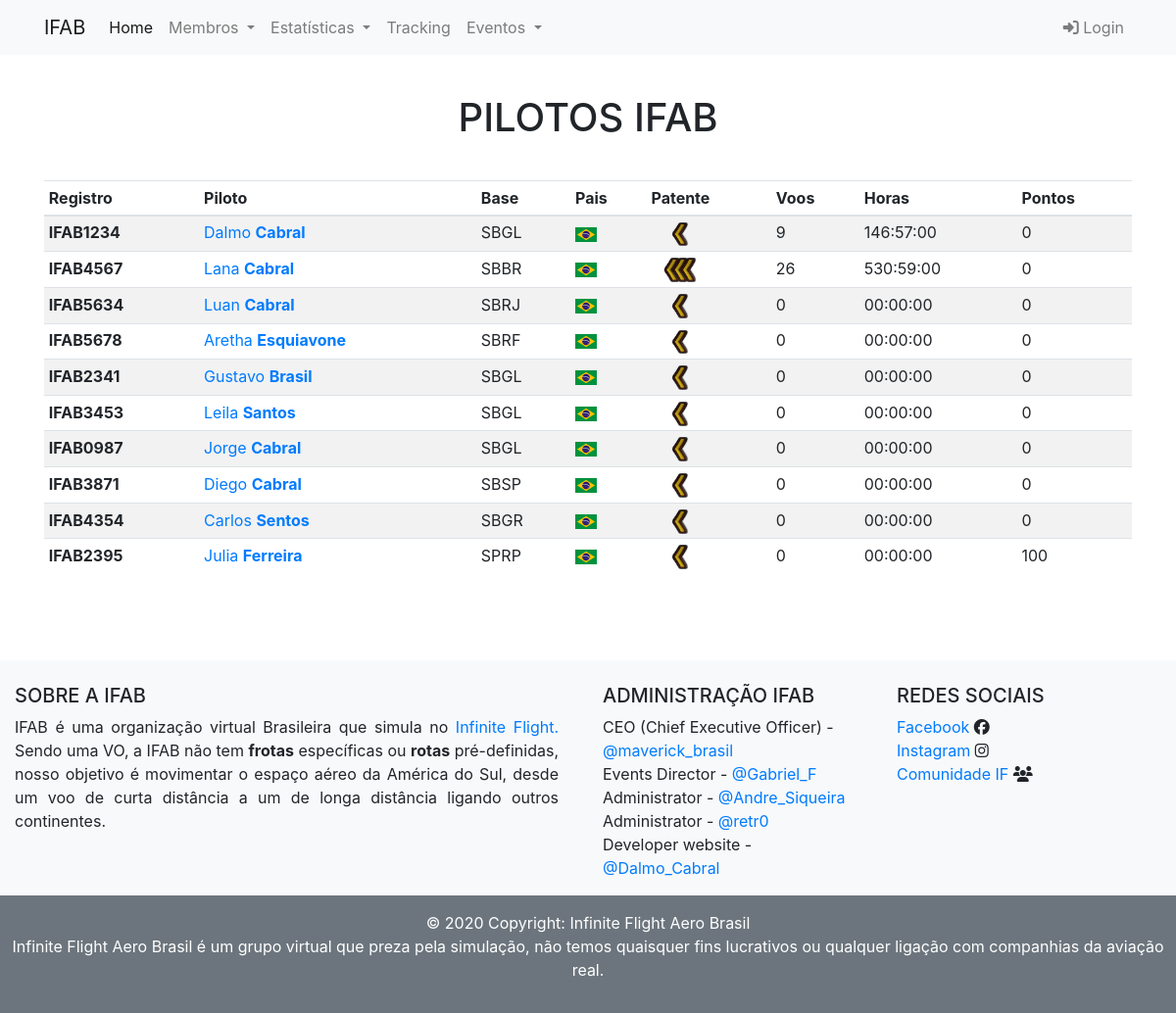
The app's page /pilotos with its own data.
### app/models.py (models this page shows, shortened)
class User(db.Model, UserMixin):
    __tablename__ = 'users'
    id = db.Column(db.Integer, primary_key=True)
    username = db.Column(db.String(80), nullable=False)
    sobrenome = db.Column(db.String(200))
    email = db.Column(db.String(120), unique=True, nullable=False, index=True)
    password = db.Column(db.String(120), nullable=False)
    gametag = db.Column(db.String(200))
    registro = db.Column(db.String(200))
    ifcomunity = db.Column(db.String(400))
    sobremim = db.Column(db.String(200))
    pais = db.Column(db.String(200))
    base = db.Column(db.String(200))
    idade = db.Column(db.String(200))
    grau = db.Column(db.String(200))
    logbook = db.relationship('Logbook', backref='user', lazy='dynamic')  #lazy='dynamic'
    data_create = db.Column(db.DateTime, default=datetime.utcnow)
    pontos = db.Column(db.Integer(), default=0)
    cont_tempo = db.Column(db.Float, default=0)
    cont_tempo_str = db.Column(db.String(20000), default='00:00:00')
    cont_voo = db.Column(db.Integer, default=0)

### app/routes.py (the view)
@app.route('/pilotos')
def pilotos():
    log = Logbook.query.all()
    user = User.query.all()
    return render_template('pilotos.html', users=user, log=log)

### app/routes.py (called while the page is built)
@app.before_request
def before_request():
    if current_user.is_authenticated:
        current_user.data_create = datetime.utcnow()
        db.session.commit()

### app/templates/pilotos.html (shortened to what this page needs)
{% extends 'base.html' %}
{% block content %}
<div class="container">
    <h1 class="text-center pilots"  style="margin-top: 40px;">PILOTOS IFAB</h1>
    <div class="table-responsive" style="margin-top: 40px;">
        <table class="table table-sm table-striped ">
            <thead>
                <tr>
                    <th>Registro</th>
                    <th>Piloto</th>
                    <th>Base</th>
                    <th>Pais</th>
                    <th>Patente</th>
                    <th>Voos</th>
                    <th>Horas</th>
                    <th>Pontos</th>
                </tr>
            </thead>
            <tbody>
            {% for users in users %}
                <tr>
                    <td><strong>IFAB{{users.registro}}</strong></td>
                    <td><a href="{{ url_for('unique', id=users.id) }}">{{ users.username }} <strong>{{users.sobrenome}}</strong></a></td>
                    <td>{{users.base}}</td>
                    {% if users.pais == 'Brasil' %}
                    <td><img src="../static/img/bandeiras/BR.png" alt=""></td>
                    {% elif users.pais == 'Inglaterra' %}
                    <td><img src="../static/img/bandeiras/GB.png" alt=""></td>
                    {% endif %}
                    <td>
                        {% if users.cont_tempo > 3000 %}
                        <img src="../static/img/patente/CMM.png" alt=""  width="60px">
                      {% elif users.cont_tempo > 2000 %}
                        <img src="../static/img/patente/CMD.png" alt="" width="60px">
                      {% elif users.cont_tempo > 1000 %}
                        <img src="../static/img/patente/POF2.png" alt="" width="60px">
                      {% elif users.cont_tempo > 500 %}
                        <img src="../static/img/patente/POF.png" alt=""  width="60px">
                      {% elif users.cont_tempo > 250 %}
                        <img src="../static/img/patente/COP2.png" alt="" width="60px">
                      {% else %}
                        <img src="../static/img/patente/COP.png" alt="" width="60px">
                      {% endif %}
                    </td>
                    <td>{{users.cont_voo}}</td>
                    <td>{{users.cont_tempo_str}}</td>
                    <td>{{users.pontos}}</td>
                </tr>
            {% endfor %}
            </tbody>
        </table>
    </div>
</div>
{% endblock %}

### app/static/css/style.css (style rules this page uses)
body { background-color: #ebeff5; }
html { font-size: 1rem; }

### records on screen
User: registro "1234", username "Dalmo", sobrenome "Cabral", base "SBGL", cont_voo "9", cont_tempo_str "146:57:00", pontos "0"
User: registro "4567", username "Lana", sobrenome "Cabral", base "SBBR", cont_voo "26", cont_tempo_str "530:59:00", pontos "0"
User: registro "5634", username "Luan", sobrenome "Cabral", base "SBRJ", cont_voo "0", cont_tempo_str "00:00:00", pontos "0"
User: registro "5678", username "Aretha", sobrenome "Esquiavone", base "SBRF", cont_voo "0", cont_tempo_str "00:00:00", pontos "0"
User: registro "2341", username "Gustavo", sobrenome "Brasil", base "SBGL", cont_voo "0", cont_tempo_str "00:00:00", pontos "0"
User: registro "3453", username "Leila", sobrenome "Santos", base "SBGL", cont_voo "0", cont_tempo_str "00:00:00", pontos "0"
User: registro "0987", username "Jorge", sobrenome "Cabral", base "SBGL", cont_voo "0", cont_tempo_str "00:00:00", pontos "0"
User: registro "3871", username "Diego", sobrenome "Cabral", base "SBSP", cont_voo "0", cont_tempo_str "00:00:00", pontos "0"
User: registro "4354", username "Carlos", sobrenome "Sentos", base "SBGR", cont_voo "0", cont_tempo_str "00:00:00", pontos "0"
User: registro "2395", username "Julia", sobrenome "Ferreira", base "SPRP", cont_voo "0", cont_tempo_str "00:00:00", pontos "100"
